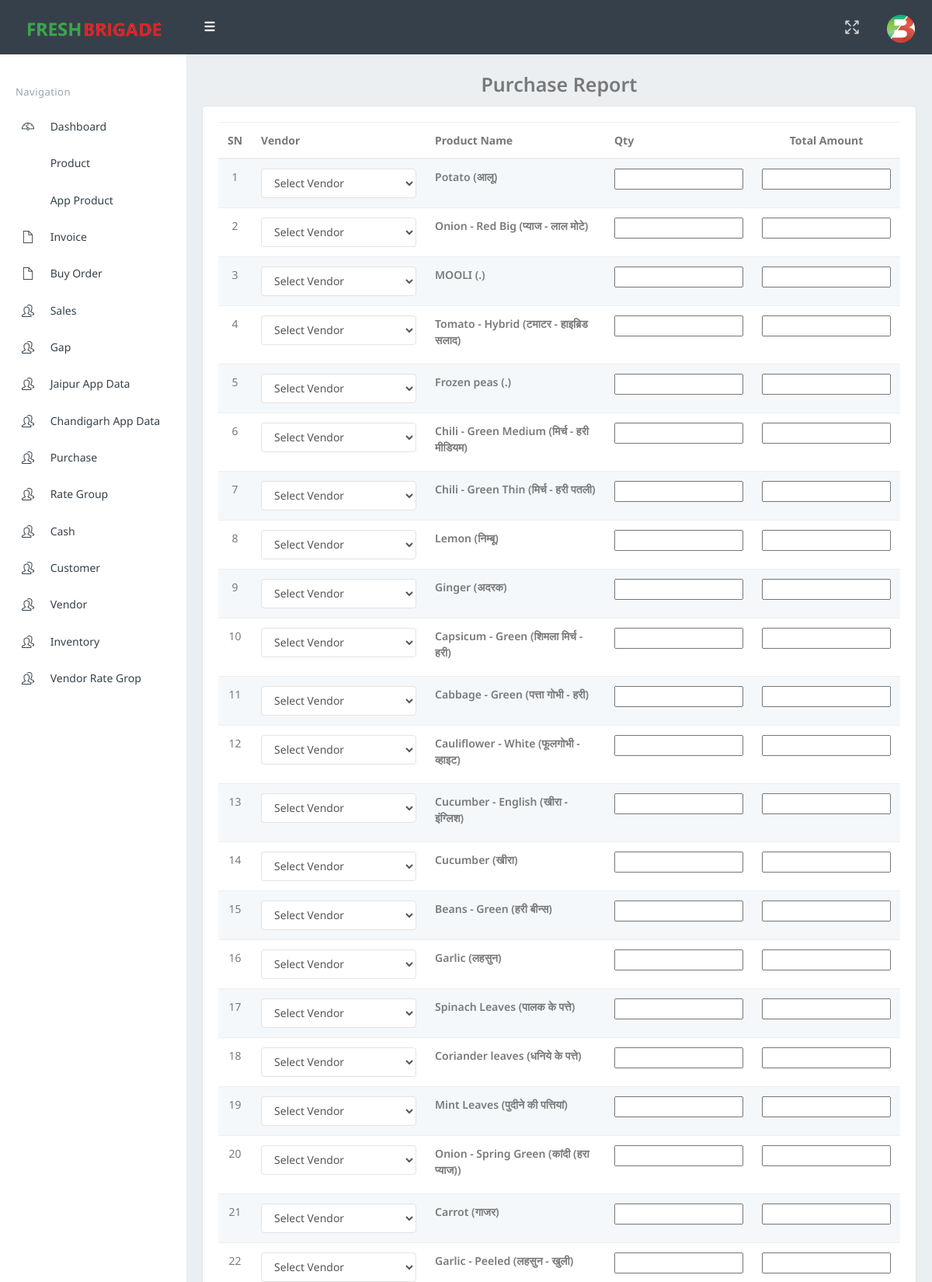
The app's page /purchase-rate.php (signed in, upper part) with its own data.
### tables this page shows
CREATE TABLE `fb_product` (
  `sn` int(11) NOT NULL,
  `code` text NOT NULL,
  `product_name` text NOT NULL,
  `product_hindi_name` text NOT NULL,
  `imagepath` text NOT NULL,
  `img` text NOT NULL,
  `description` text NOT NULL,
  `quantity` text NOT NULL,
  `price` text NOT NULL,
  `unit` text NOT NULL,
  `product_status` text NOT NULL,
  `notify_for_quantity_below` text NOT NULL,
  `minimum_sale_quantity` text NOT NULL,
  `maximum_sale_quantity` text NOT NULL,
  `qty_increment` text NOT NULL,
  `in_stock` text NOT NULL
);

### purchase-rate.php (the view, shortened to what this page needs)
<!DOCTYPE html>
<html>
    <?php
include("common/connect.php");
$query2= mysqli_query($con,"SELECT * FROM `fb_product` WHERE `product_status` ='1' ");
    ?>
<head>
        <link href="assets/css/bootstrap.min.css" rel="stylesheet" type="text/css" />
        <link href="assets/css/icons.css" rel="stylesheet" type="text/css" />
        <link href="assets/css/style.css" rel="stylesheet" type="text/css" />
    </head>
    <body class="fixed-left">
        <div id="wrapper">
            <?php
                include("common/header.php");
            ?>
         <?php
                        include("common/sidebar.php");
                    ?>
            <div class="content-page">
                <div class="content">
                    <div class="container-fluid">
<div class="row" >
    									  <div class="col-lg-12" align="center" >
										 <label style="font-size:25px;">Purchase Report</label>
										 </div>
										 </div>
                                <div class="card-box">
                                   <div class="row">
                            <div class="col-sm-12">
  <form action="action-page/puchase-rate.php" method="post" >
                                    <div class="table-responsive" data-pattern="priority-columns">
                                    <table class="table table-striped add-edit-table" id="datatable-editable">
                                        <thead>
                                        <tr>
											<th style="text-align:center">SN </th>
                                            <th >Vendor</th>
                                            <th >Product Name </th>
                                             <th >Qty </th>
                                            <th style="text-align:center">Total Amount</th>
                                        </tr>
                                        </thead>
                                        <tbody>
                                            <tr>
                                            <?php
$i = 1;
while($b = mysqli_fetch_assoc($query2))
	  {
?>
            <td align="center" ><?php echo $i; ?>   </td>
            <td  >
																<select style="width:200px"  p_id="0" class="form-control sel_new" id="vendor" name="vendor[]" onchange="m_ch(this)" >
																	<option value="">Select Vendor</option>
																</select></td>
<td > <input type="hidden" name="code[]" id=code[] value="<?php echo $b['code']; ?>">
<label ><?php echo $b['product_name']."   (".$b['product_hindi_name'].")"; ?></label>
</td>
<td align="center"><input type="text" name="qty[]" id="qty[]" require ></a> </td>
<td align="center"><input type="text" name="total[]" id="total[]" require ></a> </td>
</tr>
<?php
$i++;
}
?>
                                        </tbody>
                                    </table>
                                      <button type="submit"  class="btn btn-inverse btn-rounded waves-effect waves-light">Add </div>
                                        </div>
                                </div>
                            </div>
                        </div>
                    </div>
                </div>
            </div>
    </body>
</html>

### records on screen
fb_product: product_name "Potato", product_hindi_name "आलू"
fb_product: product_name "Onion - Red Big", product_hindi_name "प्याज - लाल मोटे"
fb_product: product_name "MOOLI", product_hindi_name "."
fb_product: product_name "Tomato - Hybrid", product_hindi_name "टमाटर - हाइब्रिड सलाद"
fb_product: product_name "Frozen peas", product_hindi_name "."
fb_product: product_name "Chili - Green Medium", product_hindi_name "मिर्च - हरी मीडियम"
fb_product: product_name "Chili - Green Thin", product_hindi_name "मिर्च - हरी पतली"
fb_product: product_name "Lemon", product_hindi_name "निम्बू"
fb_product: product_name "Ginger", product_hindi_name "अदरक"
fb_product: product_name "Capsicum - Green", product_hindi_name "शिमला मिर्च - हरी"
fb_product: product_name "Cabbage - Green", product_hindi_name "पत्ता गोभी - हरी"
fb_product: product_name "Cauliflower - White", product_hindi_name "फूलगोभी - व्हाइट"
fb_product: product_name "Cucumber - English", product_hindi_name "खीरा - इंग्लिश"
fb_product: product_name "Cucumber", product_hindi_name "खीरा"
fb_product: product_name "Beans - Green", product_hindi_name "हरी बीन्स"
fb_product: product_name "Garlic", product_hindi_name "लहसुन"
fb_product: product_name "Spinach Leaves", product_hindi_name "पालक के पत्ते"
fb_product: product_name "Coriander leaves", product_hindi_name "धनिये के पत्ते"
fb_product: product_name "Mint Leaves", product_hindi_name "पुदीने की पत्तियां"
fb_product: product_name "Onion - Spring Green", product_hindi_name "कांदी (हरा प्याज)"
fb_product: product_name "Carrot", product_hindi_name "गाजर"
fb_product: product_name "Garlic - Peeled", product_hindi_name "लहसुन - खुली"
